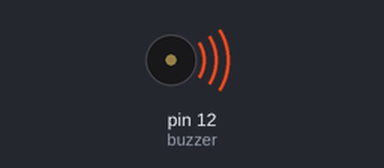
A sketch run on a simulated Arduino Uno, built with avr-gcc and run on an emulated ATmega328P. Parts: buzzer (waves = sounding).

Above: at 0.1 s.
Timing chart, 0 to 40.0 s (numbered marks = the images above):
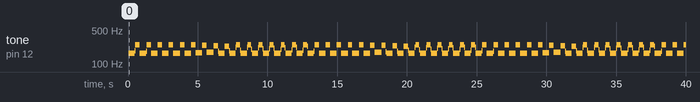

The sketch:

sketch_sep20a.ino
```cpp
int buzzer = 12;

void setup() {
  pinMode(buzzer, OUTPUT);
}

void loop() {
  unsigned char i;

  while(1)
  {
    for (i = 0; i < 80; i++)
    {
      digitalWrite(buzzer, HIGH);
      delay(3);
      digitalWrite(buzzer, LOW);
      delay(3);
    }

    for (i = 0; i < 80; i++) // other frequency
    {
      digitalWrite(buzzer, HIGH);
      delay(2);
      digitalWrite(buzzer, LOW);
      delay(2);
    }
  }

}
```

Measured:
- by itself, tone on pin 12 (buzzer): plays 166 Hz for 0.44 s, 189 Hz for 0.04 s, 249 Hz for 0.32 s, 166 Hz for 0.44 s, 184 Hz for 0.04 s, 249 Hz for 0.32 s … (153 notes in this stretch)
